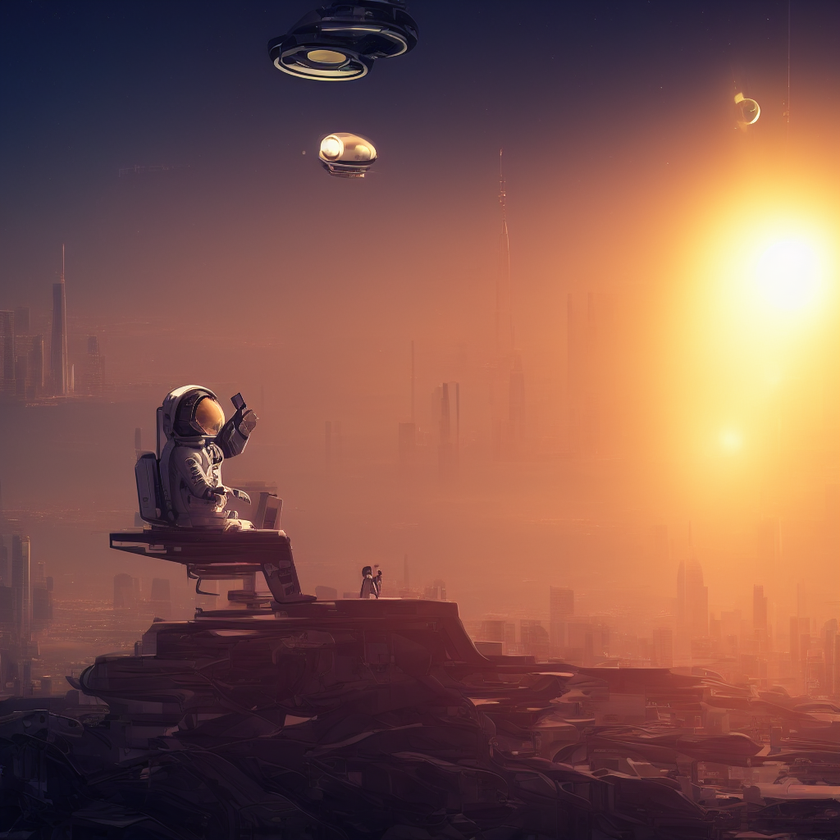
#> input picture Dream_Layer_Resources/output/DreamLayer_img2img_00001_.png, 840 x 840 px, shrunk from 1024 x 1024 before the run; its folder holds only this picture in this run
$ python grid_exporter.py
#> lines starting #> are read from the running program, lines starting #| are printed output that depends on the picture
"""
DreamLayer Labeled Grid Exporter
Creates labeled image grids from most recent images with generation parameters

Author: Brandon Lum
Task: Labeled Grid Exporter (Task #3)
Date: August 2025

This module implements a grid exporter that takes the most recent generated images
from DreamLayer and creates labeled grids showing generation parameters for each image.
"""

import os
import time
import re
import logging
from typing import List, Dict, Any, Optional, Tuple
from PIL import Image, ImageDraw, ImageFont
import numpy as np

# Configure logger for this module
logger = logging.getLogger(__name__)
logger.setLevel(logging.INFO)

# Create handler if it doesn't exist
if not logger.handlers:
    handler = logging.StreamHandler()
    formatter = logging.Formatter('[%(levelname)s] %(name)s: %(message)s')
    handler.setFormatter(formatter)
    logger.addHandler(handler)


class MetadataExtractor:
    """
    Handles extraction of generation metadata from DreamLayer log files.

    This component is responsible for finding and parsing generation parameters
    like sampler, steps, CFG scale, preset, and seed from log files.
    """

    def __init__(self, logs_dir: str):
        """
        Initialize the metadata extractor.

        Args:
            logs_dir: Directory containing DreamLayer log files
        """
        self.logs_dir = logs_dir
        self.use_mock_metadata = True  # TODO: Set to False when real log parsing is implemented

        logger.debug(f"MetadataExtractor initialized with logs_dir: {logs_dir}")

    # [71 lines left out: functions extract_metadata, _generate_mock_metadata, _parse_actual_logs, not called in this run]


class GridLayoutManager:
    """
    Handles grid layout calculations and positioning.

    This component calculates optimal grid dimensions, cell sizes,
    and positioning for images and labels.
    """

    def __init__(self, cell_padding: int = 15, label_height: int = 120):
        """
        Initialize the grid layout manager.

        Args:
            cell_padding: Padding around each cell in pixels
            label_height: Height reserved for labels in pixels
        """
        self.cell_padding = cell_padding
        self.label_height = label_height

        logger.debug(f"GridLayoutManager initialized with padding: {cell_padding}, label_height: {label_height}")

    # [84 lines left out: functions calculate_grid_size, calculate_dimensions, get_cell_position, not called in this run]


class GridRenderer:
    """
    Handles the actual rendering of images and labels onto the grid canvas.

    This component is responsible for creating the final grid image with
    proper positioning, backgrounds, and text labels.
    """

    def __init__(self, font: ImageFont.ImageFont, background_color: str = "#f8f8f8", cell_background_color: str = "#ffffff"):
        """
        Initialize the grid renderer.

        Args:
            font: Font to use for label text
            background_color: Background color for the entire grid
            cell_background_color: Background color for individual cells
        """
        self.font = font
        self.background_color = background_color
        self.cell_background_color = cell_background_color

        logger.debug(f"GridRenderer initialized with font: {type(font).__name__}")

    # [68 lines left out: functions create_canvas, render_cell, _draw_labels, not called in this run]


class LabeledGridExporter:
    """
    Creates labeled grids from most recent DreamLayer images.

    This class handles the complete workflow of:
    1. Finding recent generated images
    2. Extracting generation metadata (sampler, steps, CFG, preset, seed)
    3. Assembling images into a grid layout
    4. Burning parameter labels onto each grid cell
    5. Exporting the final grid as PNG with stable ordering

    The implementation is inspired by ComfyUI's grid systems but customized
    for DreamLayer's specific requirements and file structure.
    """

    def __init__(self, output_dir: Optional[str] = None):
        """
        Initialize the grid exporter with DreamLayer directory paths.

        Args:
            output_dir: Custom output directory for grid exports.
                       If None, uses DreamLayer's default output directory.
        """
        # Get the current file's directory (dream_layer_backend)
        current_dir = os.path.dirname(os.path.abspath(__file__))
        project_root = os.path.dirname(current_dir)

        # Set up main output directory
        if output_dir is None:
            self.output_dir = os.path.join(project_root, "Dream_Layer_Resources", "output")
        else:
            self.output_dir = output_dir

        # Set up served images directory (where DreamLayer API stores images)
        self.served_images_dir = os.path.join(current_dir, "served_images")

        # Set up logs directory (for metadata extraction)
        self.logs_dir = os.path.join(project_root, "logs")

        # Initialize font for labels
        self.font = self._setup_font()

        # Initialize components
        self.metadata_extractor = MetadataExtractor(self.logs_dir)
        self.layout_manager = GridLayoutManager()
        self.renderer = GridRenderer(self.font)

        logger.info(f"Main output directory: {self.output_dir}")
        logger.info(f"Served images directory: {self.served_images_dir}")
        logger.info(f"Logs directory: {self.logs_dir}")
        logger.info(f"Font initialized: {type(self.font).__name__}")

    def _setup_font(self) -> ImageFont.ImageFont:
        """
        Setup font for label text with fallbacks.

        Attempts to load fonts in order of preference:
        1. Roboto from comfy-easy-grids (if available)
        2. System fonts (Windows/Linux/macOS)
        3. PIL default font as fallback

        Returns:
            ImageFont object for text rendering
        """
        font_paths = [
            # Try comfy-easy-grids font first
            os.path.join(os.path.dirname(os.path.dirname(__file__)), "comfy-easy-grids", "fonts", "Roboto-Regular.ttf"),
            # Windows system fonts
            "C:/Windows/Fonts/arial.ttf",
            "C:/Windows/Fonts/calibri.ttf",
            # Linux system fonts
            "/usr/share/fonts/truetype/dejavu/DejaVuSans.ttf",
            # macOS system fonts
            "/System/Library/Fonts/Arial.ttf",
        ]

        for font_path in font_paths:
            try:
                if os.path.exists(font_path):
                    return ImageFont.truetype(font_path, size=20)
            except Exception:
                continue

        # Fallback to default font
        return ImageFont.load_default()

    def get_recent_images(self, count: int = 8) -> List[Dict[str, Any]]:
        """
        Get the most recent generated images from DreamLayer output directories.

        Scans both the main output directory and served images directory,
        sorts by modification time, and returns the most recent images.

        Args:
            count: Maximum number of recent images to retrieve

        Returns:
            List of image dictionaries containing filepath, filename, and metadata
        """
        images = []

        # Check both output directories
        directories_to_check = [
            self.output_dir,
            self.served_images_dir
        ]

        for directory in directories_to_check:
            if not os.path.exists(directory):
                logger.warning(f"Directory not found: {directory}")
                continue

            logger.debug(f"Scanning directory: {directory}")

            # Get all PNG files with timestamps
            try:
                for filename in os.listdir(directory):
                    if filename.lower().endswith('.png'):
                        filepath = os.path.join(directory, filename)
                        try:
                            stat = os.stat(filepath)
                            images.append({
                                'filename': filename,
                                'filepath': filepath,
                                'mtime': stat.st_mtime,
                                'size': stat.st_size
                            })
                        except Exception as e:
                            logger.warning(f"Could not stat {filepath}: {e}")
            except Exception as e:
                logger.warning(f"Could not list directory {directory}: {e}")

        # Sort by modification time (newest first) and take the requested count
        images.sort(key=lambda x: x['mtime'], reverse=True)
        recent_images = images[:count]

        logger.info(f"Found {len(recent_images)} recent images")
        return recent_images

    def extract_metadata_from_logs(self, image_filename: str, image_timestamp: float) -> Dict[str, str]:
        """
        Extract generation metadata from DreamLayer log files.

        Currently returns mock metadata. To implement actual log parsing:
        1. Implement _parse_actual_logs() method
        2. Set USE_MOCK_METADATA = False
        3. Ensure log files exist in self.logs_dir

        Args:
            image_filename: Name of the image file
            image_timestamp: File modification timestamp for matching

        Returns:
            Dictionary containing sampler, steps, cfg, preset, seed values
        """
        USE_MOCK_METADATA = True  # TODO: Set to False when real log parsing is implemented

        if USE_MOCK_METADATA:
            logger.debug(f"Using mock metadata for {image_filename} (timestamp: {image_timestamp})")
            return self._generate_mock_metadata(image_filename)
        else:
            return self._parse_actual_logs(image_filename, image_timestamp)

    def _generate_mock_metadata(self, image_filename: str) -> Dict[str, str]:
        """
        Generate mock metadata for testing and demonstration purposes.

        This is a placeholder implementation that should be replaced with
        actual log parsing when the log file format is known.

        Args:
            image_filename: Name of the image file

        Returns:
            Dictionary with mock generation parameters
        """
        # Extract index from filename for variation (e.g., DreamLayer_00001_.png -> 1)
        match = re.search(r'(\d+)', image_filename)
        index = int(match.group(1)) if match else 0

        # Create varied but realistic metadata for demonstration
        samplers = ["Euler", "Euler a", "DPM++ 2M", "DDIM", "LMS"]
        steps = ["20", "25", "30", "35", "40"]
        cfg_scales = ["7.0", "7.5", "8.0", "8.5", "9.0"]
        presets = ["Default", "Creative", "Precise", "Artistic", "Photographic"]
        seeds = ["42", "123456", "789012", "345678", "901234", "567890", "234567", "678901"]

        return {
            'sampler': samplers[index % len(samplers)],
            'steps': steps[index % len(steps)],
            'cfg': cfg_scales[index % len(cfg_scales)],
            'preset': presets[index % len(presets)],
            'seed': seeds[index % len(seeds)]
        }

    # [29 lines left out: function _parse_actual_logs, not called in this run]

    def create_labeled_grid(self,
                           images: List[Dict[str, Any]],
                           grid_size: Optional[Tuple[int, int]] = None) -> Image.Image:
        """
        Create a labeled grid from image data.

        This is the core function that assembles individual images into a grid
        layout and burns generation parameter labels onto each cell.

        Algorithm:
        1. Calculate optimal grid dimensions if not specified
        2. Load and validate all images
        3. Calculate canvas size including space for labels
        4. Create blank canvas
        5. Place each image and draw parameter labels

        Args:
            images: List of image dictionaries with filepath and metadata
            grid_size: Optional (columns, rows) tuple. Auto-calculated if None.

        Returns:
            PIL Image containing the assembled labeled grid

        Raises:
            ValueError: If no images provided or images cannot be loaded
        """
        if not images:
            raise ValueError("No images provided")

        # Determine grid size (auto-calc if not provided or invalid)
        if grid_size is None or grid_size[0] < 1 or grid_size[1] < 1:
            num_images = len(images)
            cols = int(np.ceil(np.sqrt(num_images)))
            rows = int(np.ceil(num_images / cols))
            grid_size = (cols, rows)

        cols, rows = grid_size
        logger.info(f"Creating {cols}x{rows} grid for {len(images)} images")

        # Load all images and get dimensions
        loaded_images = []
        max_width = max_height = 0

        for img_info in images:
            try:
                with Image.open(img_info['filepath']) as im:
#> im is the input picture: PIL image 840x840 RGB; mean R, G, B 128.1, 86.5, 76.5
                    if im.mode != 'RGB':
                        im = im.convert('RGB')
                    pil_img = im.copy()  # detach from file handle (important on Windows)
                loaded_images.append((pil_img, img_info))
                max_width = max(max_width, pil_img.width)
#> max_width = 840
                max_height = max(max_height, pil_img.height)
#> max_height = 840
                logger.debug(f"Loaded: {img_info['filename']} ({pil_img.width}x{pil_img.height})")
            except Exception as e:
                logger.error(f"Could not load image {img_info['filepath']}: {e}")

        if not loaded_images:
            raise ValueError("No images could be loaded")

        # Calculate label space needed
        label_height = 120  # Space for 5 lines of labels (24px each)
        cell_padding = 15

        # Calculate grid dimensions
        cell_width = max_width + cell_padding * 2
#> cell_width = 870
        cell_height = max_height + label_height + cell_padding * 3
#> cell_height = 1005

        grid_width = cols * cell_width
#> grid_width = 870
        grid_height = rows * cell_height
#> grid_height = 1005

        logger.debug(f"Grid canvas size: {grid_width}x{grid_height}")
        logger.debug(f"Cell size: {cell_width}x{cell_height}")

        # Create grid canvas with light gray background
        grid_canvas = Image.new("RGB", (grid_width, grid_height), color="#f8f8f8")
#> grid_canvas: PIL image 870x1005 RGB; every value is 248
        draw = ImageDraw.Draw(grid_canvas)

        # Place images in grid with labels
        for idx, (img, img_info) in enumerate(loaded_images):
            if idx >= cols * rows:
                break

            row = idx // cols
            col = idx % cols

            # Calculate position
            x = col * cell_width + cell_padding
            y = row * cell_height + cell_padding

            logger.debug(f"Placing image {idx} at grid position ({col}, {row}) -> canvas ({x}, {y})")

            # Add white background for this cell
            cell_bg = Image.new("RGB", (cell_width - cell_padding, cell_height - cell_padding), color="#ffffff")
            grid_canvas.paste(cell_bg, (x - cell_padding//2, y - cell_padding//2))

            # Paste image
            grid_canvas.paste(img, (x, y))

            # Extract metadata for this image
            metadata = self.extract_metadata_from_logs(img_info['filename'], img_info['mtime'])

            # Draw labels below image
            label_y = y + img.height + 8
            labels = [
                f"Sampler: {metadata.get('sampler', 'Unknown')}",
                f"Steps: {metadata.get('steps', 'Unknown')}",
                f"CFG: {metadata.get('cfg', 'Unknown')}",
                f"Preset: {metadata.get('preset', 'Unknown')}",
                f"Seed: {metadata.get('seed', 'Unknown')}"
            ]

            # Draw each label line
            line_height = 22
            for i, label_text in enumerate(labels):
                text_y = label_y + i * line_height
                if text_y < grid_canvas.height - 25:  # Ensure we don't draw outside canvas
                    draw.text((x, text_y), label_text, font=self.font, fill="#333333")
#> this loop made 1 pass
#> (row, col, x, y, USE_MOCK_METADATA in extract_metadata_from_logs) on pass 1: (0, 0, 15, 15, True)
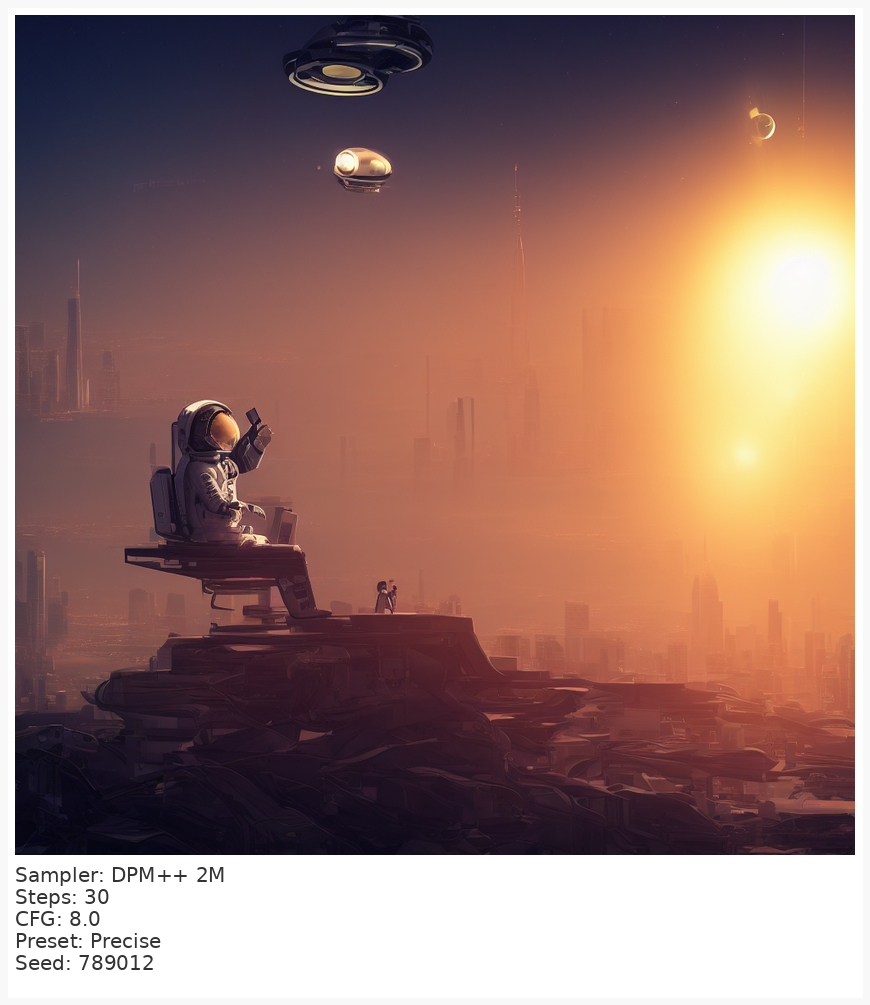
#> grid_canvas: PIL image 870x1005 RGB; mean R, G, B 151.7, 118.1, 110.1

        logger.info("Grid assembly completed")
        return grid_canvas

    def export_grid(self,
                   images: List[Dict[str, Any]],
                   filename: Optional[str] = None,
                   grid_size: Optional[Tuple[int, int]] = None) -> str:
        """
        Export a labeled grid to PNG file with metadata.

        Creates the grid and saves it to the output directory with
        proper PNG metadata for tracking grid information.

        Args:
            images: List of image dictionaries
            filename: Output filename. Auto-generated with timestamp if None.
            grid_size: Grid dimensions. Auto-calculated if None.

        Returns:
            Full path to the exported grid file
        """
        if filename is None:
            timestamp = int(time.time())
            filename = f"labeled_grid_{timestamp}.png"

        # Ensure filename ends with .png
        if not filename.lower().endswith('.png'):
            filename += '.png'

        logger.info("Creating labeled grid...")

        # Create the grid
        grid_image = self.create_labeled_grid(images, grid_size)

        # Save to output directory
        os.makedirs(self.output_dir, exist_ok=True)
        output_path = os.path.join(self.output_dir, filename)

        # Save with metadata
        grid_image.save(output_path, format='PNG', optimize=True)

        file_size = os.path.getsize(output_path)
        logger.info(f"Grid exported successfully to: {output_path}")
        logger.info(f"File size: {file_size:,} bytes, dimensions: {grid_image.width}x{grid_image.height}")

        return output_path

    def create_grid_from_recent(self,
                               count: int = 8,
                               grid_size: Optional[Tuple[int, int]] = None,
                               filename: Optional[str] = None) -> str:
        """
        Convenience method to create grid from most recent images.

        Combines get_recent_images(), metadata extraction, and export_grid()
        into a single operation for easy use.

        Args:
            count: Number of recent images to include in grid
            grid_size: Grid dimensions (columns, rows). Auto-calculated if None.
            filename: Output filename. Auto-generated if None.

        Returns:
            Path to the exported grid file

        Example:
            exporter = LabeledGridExporter()
            grid_path = exporter.create_grid_from_recent(count=6, grid_size=(3, 2))
        """
        logger.info(f"Creating labeled grid from {count} most recent images...")

        # Get recent images
        recent_images = self.get_recent_images(count)

        if not recent_images:
            raise ValueError("No recent images found to create grid")

        logger.info(f"Selected {len(recent_images)} images:")
        for i, img in enumerate(recent_images):
            logger.debug(f"  {i+1}. {img['filename']}")

        # Export the grid
        return self.export_grid(recent_images, filename, grid_size)


def main():
    """
    Command-line interface for testing and demonstration.

    Provides a simple CLI to test the grid exporter functionality
    with various parameters.
    """
    import argparse

    parser = argparse.ArgumentParser(description="DreamLayer Labeled Grid Exporter")
    parser.add_argument("--count", type=int, default=8,
                       help="Number of recent images to include (default: 8)")
    parser.add_argument("--output", type=str,
                       help="Output filename (auto-generated if not specified)")
    parser.add_argument("--cols", type=int,
                       help="Number of columns in grid")
    parser.add_argument("--rows", type=int,
                       help="Number of rows in grid")

    args = parser.parse_args()

    grid_size = None
    if args.cols and args.rows:
        grid_size = (args.cols, args.rows)

    try:
        logger.info("DreamLayer Labeled Grid Exporter")
        logger.info("=" * 50)

        exporter = LabeledGridExporter()
        output_path = exporter.create_grid_from_recent(
            count=args.count,
            grid_size=grid_size,
            filename=args.output
        )

        logger.info("=" * 50)
        logger.info(f"Grid created successfully: {output_path}")

    except Exception as e:
        logger.error(f"Error creating grid: {e}")
        import traceback
        traceback.print_exc()
        return 1

    return 0


if __name__ == "__main__":
    exit(main())
#> (the program exits here)
